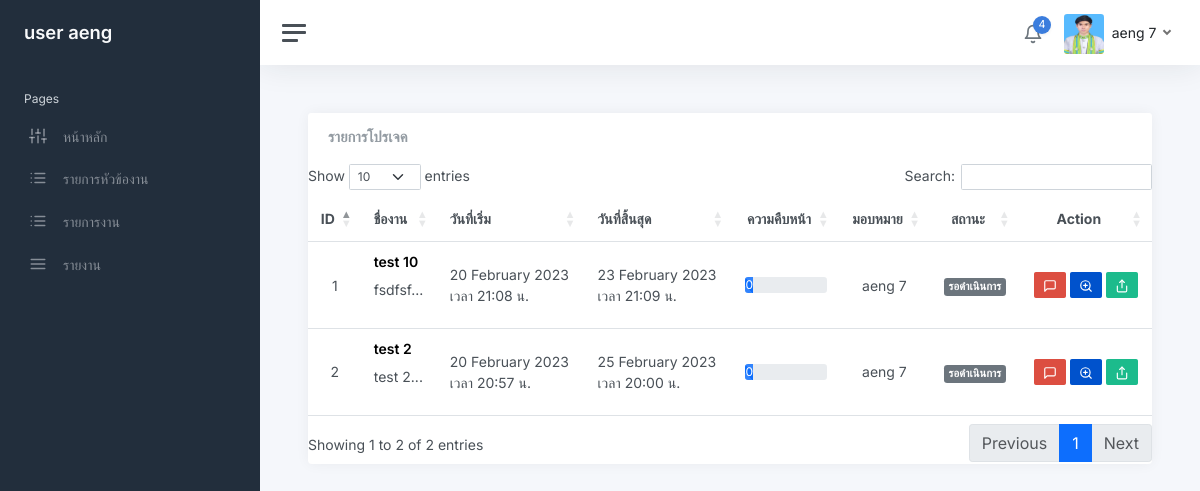
/task_list_user.php (signed in), run on the app's committed database.
### tables this page shows
CREATE TABLE `user` (
  `user_id` int(11) NOT NULL,
  `firstname` varchar(200) NOT NULL,
  `lastname` varchar(200) NOT NULL,
  `email` varchar(200) NOT NULL,
  `password` varchar(255) NOT NULL,
  `role_id` int(30) NOT NULL,
  `avatar` varchar(255) NOT NULL,
  `date_created` timestamp NOT NULL DEFAULT current_timestamp() ON UPDATE current_timestamp()
);

CREATE TABLE `project` (
  `project_id` int(30) NOT NULL,
  `name_project` varchar(255) NOT NULL,
  `description` text NOT NULL,
  `status_1` tinyint(2) NOT NULL,
  `create_project` timestamp NOT NULL DEFAULT current_timestamp() ON UPDATE current_timestamp(),
  `start_date` date NOT NULL,
  `end_date` date NOT NULL,
  `file_id` int(30) DEFAULT NULL,
  `manager_id` int(30) NOT NULL,
  `status_2` int(30) NOT NULL,
  `id_jobtype` int(30) NOT NULL
);

CREATE TABLE `task_list` (
  `task_id` int(30) NOT NULL,
  `name_tasklist` varchar(255) NOT NULL,
  `description_task` varchar(200) NOT NULL,
  `status_task` tinyint(2) NOT NULL,
  `strat_date_task` datetime NOT NULL,
  `end_date_task` datetime NOT NULL,
  `file_task` varchar(45) DEFAULT NULL,
  `project_id` int(30) NOT NULL,
  `user_id` int(30) NOT NULL
);

### task_list_user.php (the view, shortened to what this page needs)
<?php
    require_once 'connect.php';
?>
<!DOCTYPE html>
<html lang="en">
<?php include "head.php"?>
<body>
<link rel="stylesheet" type="text/css" href="https://cdn.datatables.net/1.13.2/css/dataTables.bootstrap5.min.css"
<?php include "sidebar.php"?>
<form action="" method="post" class="form-horizontal" enctype="multipart/form-data">
    <main class="content">
        <div class="card flex-fill">
                        <div class="card-header">
                            <h5 class="card-title mb-0">รายการโปรเจค</h5>
                        </div>
                            <table class="table table-hover my-0" id="example">
                                <thead>
                                    <tr>
                                    <th class="text-center">ID</th>
                                        <th class="text-left">ชื่องาน</th>
                                        <th class="text-left">วันที่เริ่ม</th>
                                        <th class="text-left">วันที่สิ้นสุด</th>
                                        <th class="text-center">ความคืบหน้า</th>
                                        <th class="text-center">มอบหมาย</th>
                                        <th class="text-center">สถานะ</th>
                                        <th class="text-center">Action</th>
                                    </tr>
                                </thead>
                                <tbody>
                                    <?php
                                        $i = 1;
                                        $stat1 = array("","รอดำเนินการ","กำลังดำเนินการ","อยู่ระหว่างการตรวจสอบ","รอการเเก้ไข","เลยระยะเวลาที่กำหนด","ดำเนินการเสร็จสิ้น");
                                        $where = "";
                                        if($level >= 3 ){
                                            $where = " where user_id  = $user_id"  ;
                                        }
                                        $stmtprotasklist = "SELECT *,
                                            DATE_FORMAT(strat_date_task, '%e %M %Y ') AS start_date,
                                            DATE_FORMAT(end_date_task, '%e %M %Y ') AS end_date,
                                            DATE_FORMAT(strat_date_task, 'เวลา %H:%i น.') AS start_time,
                                            DATE_FORMAT(end_date_task, 'เวลา %H:%i น.') AS end_time
                                            FROM project natural join project_list natural join task_list natural join user $where order by end_date,status_2  DESC ";
                                        $stmtprotasklist = $db->query($stmtprotasklist);
                                        $stmtprotasklist->execute();
                                            while($row2 = $stmtprotasklist->fetch(PDO::FETCH_ASSOC)){ ?>
                                <tr>
                                    <td class="text-center">
                                        <?php echo $i++ ?>
                                    </td>
                                    <td>
                                        <h5><b><?php echo $row2['name_tasklist']  ?></h5></b>
                                        <p class="truncate"><?php echo substr($row2['description_task'],0,100).'...';  ?></p>
                                    </td>
                                    <td >
                                    <?php echo $row2['start_date'].'<br>'.$row2['start_time']  ?>
                                    </td>
                                    <td>
                                    <?php echo $row2['end_date'].'<br>'.$row2['end_time']  ?>
                                    </td>
                                    <td>
                                        <div class="progress ">
                                            <div class="progress-bar progress-bar-striped progress-bar-animated" role="progressbar" style="width: 10%" >0</div>
                                        </div>
                                    </td>
                                    <td class="text-center" >
                                            <?php  echo $row2['firstname']." ".$row2['lastname'] ?>
                                    </td>
                                    <td class="text-center">
                                            <?php
                                                if($row2['status_task'] =='1'){
                                                echo "<span class='badge bg-secondary'>".$stat1[$row2['status_task']]."</span>";
                                            }elseif($row2['status_task'] =='2'){
                                                echo "<span class='badge bg-primary'>".$stat1[$row2['status_task']]."</span>";
                                            }elseif($row2['status_task'] =='3'){
                                                echo "<span class='badge bg-success'>".$stat1[$row2['status_task']]."</span>";
                                            }elseif($row2['status_task'] =='4'){
                                                echo "<span class='badge bg-warning'>".$stat1[$row2['status_task']]."</span>";
                                            }elseif($row2['status_task'] =='5'){
                                                echo "<span class='badge bg-danger'>".$stat1[$row2['status_task']]."</span>";
                                            }elseif($row2['status_task'] =='6'){
                                                echo "<span class='badge bg-danger'>".$stat1[$row2['status_task']]."</span>";
                                            } ?>
                                    </td>
                                    <td class="text-center">
                                    <a class="btn btn-google btn-sm" href="?update_id=<?php echo $row2['task_id']?>"  > <i data-feather="message-square"></i></a>
                                       <a class="btn btn-bitbucket btn-sm" data-bs-toggle="modal" data-bs-target="#viewtaskmodal<?php echo $row2['task_id']?>"><i data-feather="zoom-in"></i></a>
                                      <?php if($row2['manager_id'] == $user_id || $level <= 2 || $row2['user_id'] == $user_id ){?>
                                       <a href="?update_id=<?php echo $row2['task_id']?>" class="btn btn-success btn-sm"  ><i data-feather="share"></i></a>
                                       <?php } ?>
                                    </td>
                                </tr>
                                    <?php } ?>
                                </tbody>
                            </table>
                        </div>
                    </div>
                </div>
    </body>
</html>

### sidebar.php (shortened to what this page needs)
<?php include "head.php"?>
<?php
            if (isset($_SESSION['user_login'])) {
                $user_id = $_SESSION['user_login'];
			 	$sql = "SELECT * FROM user AS u  natural JOIN position  WHERE u.user_id = $user_id ";
				$stmt = $db->prepare($sql);
                $stmt->execute();
                $row = $stmt->fetch(PDO::FETCH_ASSOC);
				$imageURL = 'img/avatars/'.$row['avatar'];
            }
			$level = $row['level'];
?>
<div class="wrapper">
		<nav id="sidebar" class="sidebar js-sidebar">
			<div class="sidebar-content js-simplebar">
				<a class="sidebar-brand" href="index.php">
				<?php if($level ==  1): ?>
				<span class="align-middle">Admin <?php echo $row['firstname'] ?></span>
				<?php else: ?>
					<span class="align-middle">user <?php echo $row['firstname'] ?></span>
					<?php endif; ?>
				</a>
				<ul class="sidebar-nav">
					<li class="sidebar-header">
						Pages
					</li>
					<li class="sidebar-item">
						<a class="sidebar-link" href="index.php">
              <i class="align-middle" data-feather="sliders"></i> <span class="align-middle">หน้าหลัก</span>
            </a>
					</li>
					<li class="sidebar-item">
						<a data-bs-target="#project_list" data-bs-toggle="collapse" class="sidebar-link collapsed" aria-expanded="false">
							<i class="align-middle" data-feather="list"></i>
							 <span class="align-middle">
							 รายการหัวข้องาน
							</span>
						</a>
					</li>
					<li class="sidebar-item">
						<a data-bs-target="#task_list" data-bs-toggle="collapse" class="sidebar-link collapsed" aria-expanded="false">
							<i class="align-middle" data-feather="list"></i>
							 <span class="align-middle">
							 รายการงาน
							</span>
						</a>
					</li>
					 <li class="sidebar-item">
						<a class="sidebar-link" href="report.php">
              <i class="align-middle" data-feather="menu"></i> <span class="align-middle">รายงาน</span>
            </a>
					</li>
				</ul>
			</div>
		</nav>
		<div class="main">
			<nav class="navbar navbar-expand navbar-light navbar-bg">
				<a class="sidebar-toggle js-sidebar-toggle">
          <i class="hamburger align-self-center"></i>
        </a>
				<div class="navbar-collapse collapse">
					<ul class="navbar-nav navbar-align">
						<li class="nav-item dropdown">
							<a class="nav-icon dropdown-toggle" href="#" id="alertsDropdown" data-bs-toggle="dropdown">
								<div class="position-relative">
									<i class="align-middle" data-feather="bell"></i>
									<span class="indicator">4</span>
								</div>
							</a>
						</li>
						<li class="nav-item dropdown">
							<a class="nav-link dropdown-toggle d-none d-sm-inline-block" href="#" data-bs-toggle="dropdown">
                	<img src="<?php echo $imageURL ?>" class="avatar img-fluid rounded me-1" alt="" > <span class="text-dark"> <?php echo $row['firstname'] . ' ' . $row['lastname'] ?></span>
              </a>
						</li>
					</ul>
				</div>
			</nav>

### css/multi_select.css (style rules this page uses)
body { font-family: 'Courier New', Courier, monospace; font-size: 14px; }

### data on the page
user: firstname "aeng", avatar (picture), lastname "7"
project: task_list.name_tasklist "test 10", task_list.description_task "fsdfsf", start_date "20 February 2023", start_time "เวลา 21:08 น.", end_date "23 February 2023", end_time "เวลา 21:09 น.", user.firstname "aeng", user.lastname "7", task_list.status_task "รอดำเนินการ"
project: task_list.name_tasklist "test 2", task_list.description_task "test 2", start_date "20 February 2023", start_time "เวลา 20:57 น.", end_date "25 February 2023", end_time "เวลา 20:00 น.", user.firstname "aeng", user.lastname "7", task_list.status_task "รอดำเนินการ"
